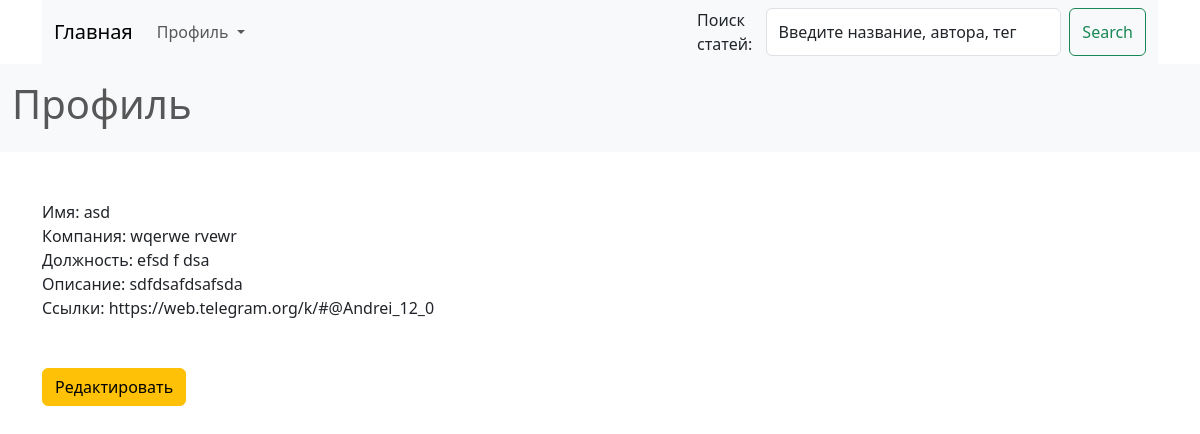
/profile/ (signed in), run on the app's committed database.
### main/models.py (models this page shows, shortened)
class Profile(models.Model):
    user = models.OneToOneField(User, on_delete=models.CASCADE)
    company = models.CharField(max_length=255)
    job_title = models.CharField(max_length=255)
    description = models.CharField(max_length=255)
    social_links = models.TextField()

### main/views.py (the view)
# urls.py: path('profile/', views.get_profile, name='profile'),
def get_profile(request):
    profile = Profile.objects.get(id=request.user.id)
    if profile:
        return render(request, 'profile.html', {'profile': profile})
    else:
        redirect('login')

### templates/profile.html (shortened to what this page needs)
{% extends 'layout.html' %}
{% block head %}
<nav class="navbar bg-body-tertiary">
  <div class="container-fluid">
    <span class="navbar-text">
      <h1>Профиль</h1>
    </span>
  </div>
</nav>
{% endblock %}
{% block content %}
<div class="container">
Имя: {{ profile.user.username }}<br>
Компания: {{ profile.company }}<br>
Должность: {{ profile.job_title }}<br>
Описание: {{ profile.description }}<br>
Ссылки: {{ profile.social_links }}<br><br><br>
<a href="{% url 'register' %}" class="btn btn-warning">Редактировать</a>
</div>
{% endblock %}

### data on the page
Profile: user.username "asd", company "wqerwe rvewr", job_title "efsd f dsa", description "sdfdsafdsafsda", social_links "https://web.telegram.org/k/#@Andrei_12_0"
